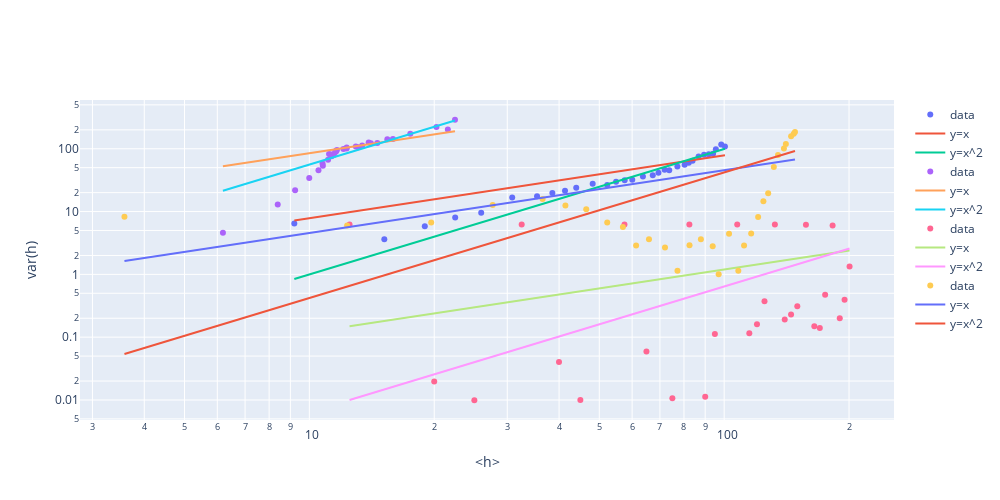

Here is the notebook cell this chart was saved with:
### Code cell
def get_avg(M, h):
    bins = 35
    bin_means, _, _ = binned_statistic(M, h, statistic='mean', bins=bins)
    bin_std, _, _ = binned_statistic(M, h, statistic='std', bins=bins)
    bin_counts, _, _ = binned_statistic(doc_M, doc_h, statistic='count', bins=bins)
    return bin_means[bin_counts>50], (bin_std**2)[bin_counts>50]


fit_func_1 = lambda x, C: C*x
fit_func_2 = lambda x, C: C*(x**2)

fig = go.Figure()

for x,y in zip([doc_M, doc_M_low, doc_M_high, doc_M_llama], [doc_h, doc_h_low, doc_M_high, doc_h_llama]):
    bin_means, bin_vars = get_avg(x, y)
    fig.add_scatter(x=bin_means, y=bin_vars, mode="markers", name="data")
    popt, pcov = curve_fit(fit_func_1, bin_means, bin_vars)
    fig.add_scatter(x=bin_means, y=fit_func_1(bin_means, *popt), mode="lines", name="y=x")
    popt, pcov = curve_fit(fit_func_2, bin_means, bin_vars)
    fig.add_scatter(x=bin_means, y=fit_func_2(bin_means, *popt), mode="lines", name="y=x^2")


fig.update_layout(
    {
        "xaxis":{
            "title": "<h>",
            "type": "log"
        },
        "yaxis":{
            "title": "var(h)",
            "type": "log"
        },
        "width":1000,
        "height":500
    }
)
fig.show()
fig.write_image("taylor.pdf")
